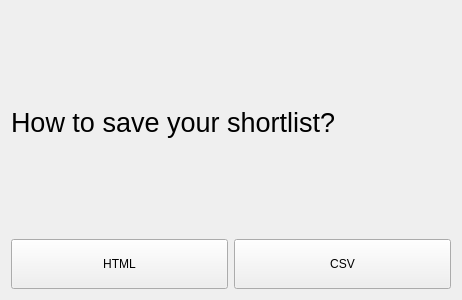
<?xml version="1.0" encoding="UTF-8"?>
<ui version="4.0">
 <class>UserListTypeChoiceWidget</class>
 <widget class="QWidget" name="UserListTypeChoiceWidget">
  <property name="geometry">
   <rect>
    <x>0</x>
    <y>0</y>
    <width>462</width>
    <height>300</height>
   </rect>
  </property>
  <property name="windowTitle">
   <string>Form</string>
  </property>
  <layout class="QVBoxLayout" name="verticalLayout_2">
   <item>
    <layout class="QVBoxLayout" name="verticalLayout">
     <item>
      <widget class="QLabel" name="label">
       <property name="baseSize">
        <size>
         <width>0</width>
         <height>0</height>
        </size>
       </property>
       <property name="font">
        <font>
         <pointsize>20</pointsize>
        </font>
       </property>
       <property name="text">
        <string>How to save your shortlist?</string>
       </property>
      </widget>
     </item>
     <item>
      <layout class="QHBoxLayout" name="horizontalLayout">
       <item>
        <widget class="QPushButton" name="htmlButton">
         <property name="minimumSize">
          <size>
           <width>0</width>
           <height>50</height>
          </size>
         </property>
         <property name="text">
          <string>HTML</string>
         </property>
        </widget>
       </item>
       <item>
        <widget class="QPushButton" name="csvButton">
         <property name="minimumSize">
          <size>
           <width>0</width>
           <height>50</height>
          </size>
         </property>
         <property name="text">
          <string>CSV</string>
         </property>
        </widget>
       </item>
      </layout>
     </item>
    </layout>
   </item>
  </layout>
 </widget>
 <resources/>
 <connections/>
</ui>
